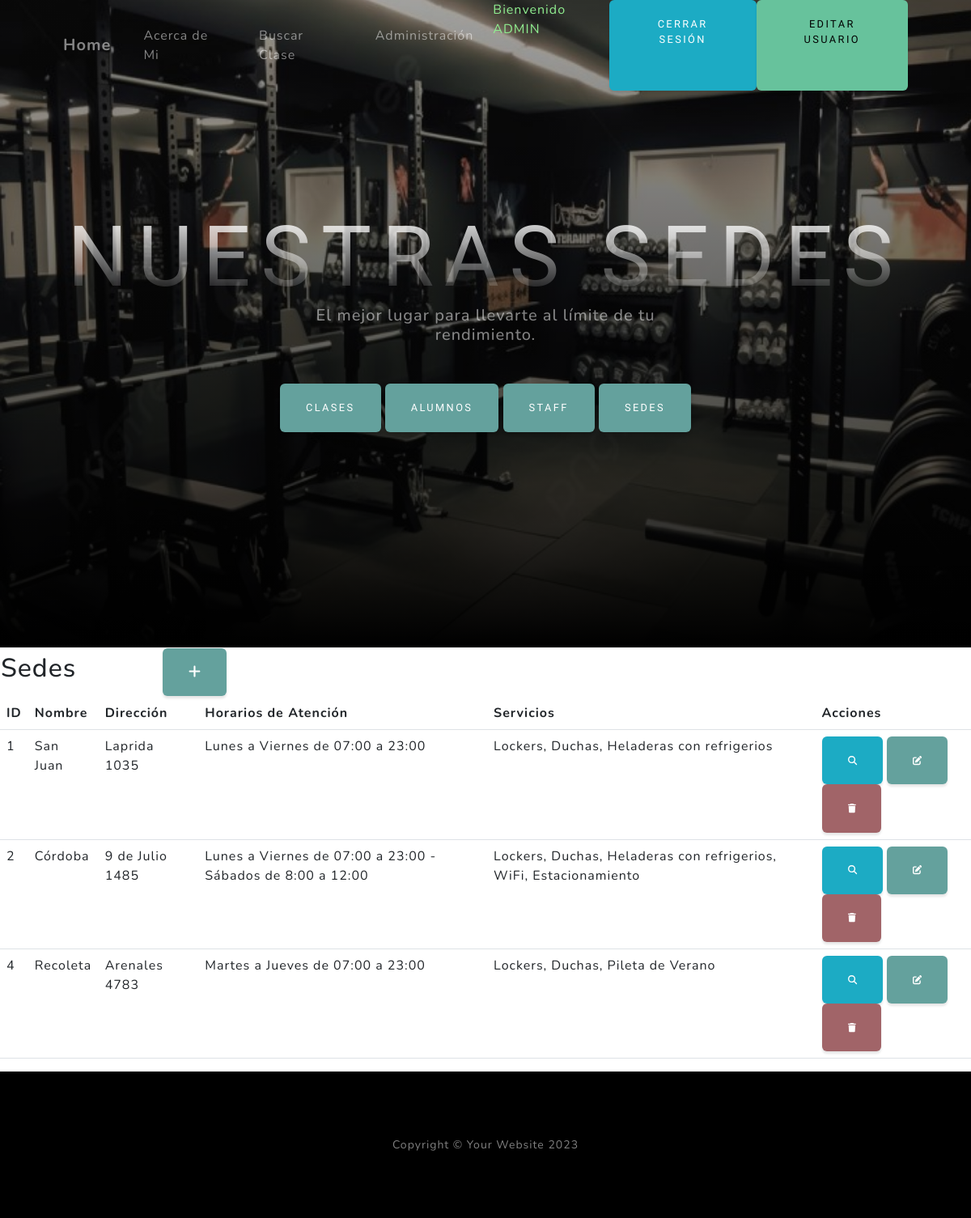
/appDiego/sedes/ (signed in), run on the app's committed database.
### appDiego/models.py (models this page shows, shortened)
class Sede(models.Model):
    nombre = models.CharField(max_length=100)
    direccion = models.CharField(max_length=200)
    horarios_de_atencion = models.CharField(max_length=200)
    servicios = models.CharField(max_length=100)

### appDiego/views.py (the view)
# urls.py: path('sedes/', SedeList.as_view(), name= "sedes"),
class SedeList(LoginRequiredMixin,ListView):
    model = Sede

### appDiego/templates/appDiego/sede_list.html (shortened to what this page needs)
{% extends 'appDiego/base.html' %}
{% load static %}
{%block frase%}
El mejor lugar para llevarte al límite de tu rendimiento.
{%endblock frase%}
{%block header%}
    Nuestras Sedes
{%endblock header%}
{% block primario %}
<table>
    <tr>
        <td width="200"><h2>Sedes</h2></td>
        <td>
            <a
            href="{% url 'create_sede' %}"
            class="btn btn-primary"
            style="--bs-btn-padding-y: .25rem; --bs-btn-padding-x: .5rem; --bs-btn-font-size: .75rem;"
            ><i class="fa fa-plus fa-lg" title="New Record"></i>
            </a>
        </td>
    </tr>
</table>
<table class="table">
    <thead>
        <tr>
            <th>ID</th>
            <th>Nombre</th>
            <th>Dirección</th>
            <th>Horarios de Atención</th>
            <th>Servicios</th>
            <th>Acciones</th>
        </tr>
    </thead>
    <tbody>
    {% for sede in sede_list %}
    <tr>
        <td>{{sede.id}}</td>
        <td>{{sede.nombre}}</td>
        <td>{{sede.direccion}}</td>
        <td>{{sede.horarios_de_atencion}}</td>
        <td>{{sede.servicios}}</td>
        <td>
            <a
            href="{% url 'detail_sede' sede.id %}"
            class="btn btn-info"
            style="--bs-btn-padding-y: .25rem; --bs-btn-padding-x: .5rem; --bs-btn-font-size: .75rem;"
            ><i class="fa fa-search fa-sm" title="View Record"></i>
            </a>
            <a
            href="{% url 'update_sede' sede.id %}"
            class="btn btn-primary"
            style="--bs-btn-padding-y: .25rem; --bs-btn-padding-x: .5rem; --bs-btn-font-size: .75rem;"
            ><i class="fa fa-edit fa-sm" title="Edit Record"></i>
            </a>
            <a
            href="{% url 'delete_sede' sede.id %}"
            class="btn btn-danger"
            style="--bs-btn-padding-y: .25rem; --bs-btn-padding-x: .5rem; --bs-btn-font-size: .75rem;"
            ><i class="fa fa-trash fa-sm" title="Delete Record"></i>
            </a>
        </td>
    </tr>
    {%endfor%}
    </tbody>
</table>
{% endblock primario %}

### appDiego/templates/appDiego/base.html (shortened to what this page needs)
<!DOCTYPE html>
<html lang="en">
    <head>
        {% load static %}
        <link rel="stylesheet" href="https://cdnjs.cloudflare.com/ajax/libs/font-awesome/5.15.3/css/all.min.css">
        <link href="{% static 'appDiego/css/styles.css' %}" rel="stylesheet" />
    </head>
    <body id="page-top">
        <nav class="navbar navbar-expand-lg navbar-light fixed-top" id="mainNav">
            <div class="container px-4 px-lg-5">
                <a class="navbar-brand" href="{% url 'inicio' %}">Home</a>
                <div class="collapse navbar-collapse" id="navbarResponsive">
                    <ul class="navbar-nav ms-auto">
                    {% if user.is_authenticated %}
                        <li class="nav-item"><a class="nav-link" href="{% url 'sobre_mi' %}">Acerca de Mi</a></li>
                        <li class="nav-item"><a class="nav-link" href="{% url 'buscar_clase' %}">Buscar Clase</a></li>
                        <li class="nav-item"><a class="nav-link" href="{% url 'admin:index' %}">Administración</a></li>
                        <p style="color: lightgreen">Bienvenido {{user.username|upper}}</p>
                        <a class="btn btn-info" href="{% url 'logout' %}">Cerrar Sesión</a>
                        <a class="btn btn-success" href="{% url 'editar_usuario' %}">Editar Usuario</a>
                    {% else %}
                        <li class="nav-item"><a class="nav-link" href="{% url 'admin:index' %}">Administración</a></li>
                        <a class="btn btn-info" href="{% url 'login' %}">Iniciar Sesión</a>
                        <a class="btn btn-danger" href="{% url 'register' %}">Registrarse</a>
                    {% endif %}
                    </ul>
                </div>
            </div>
        </nav>
        <header class="masthead">
            <div class="container px-4 px-lg-5 d-flex h-100 align-items-center justify-content-center">
                <div class="d-flex justify-content-center">
                    <div class="text-center">
                        <h1 class="mx-auto my-0 text-uppercase">
                            {%block header%}{%endblock header%}
                        </h1>
                        <h2 class="text-white-50 mx-auto mt-2 mb-5">
                            {%block frase%}{%endblock frase%}
                        {% if user.is_authenticated %}
                        </h2>
                        <a class="btn btn-primary" href="{% url 'clases' %}">Clases</a>
                        <a class="btn btn-primary" href="{% url 'alumnos' %}">Alumnos</a>
                        <a class="btn btn-primary" href="{% url 'profesores' %}">Staff</a>
                        <a class="btn btn-primary" href="{% url 'sedes' %}">Sedes</a>
                        {% endif %}
                    </div>
                </div>
            </div>
        </header>
        {%block primario%}
        {%endblock primario%}
        <footer class="footer bg-black small text-center text-white-50"><div class="container px-4 px-lg-5">Copyright &copy; Your Website 2023</div></footer>
    </body>
</html>

### data on the page
Sede: id "1", nombre "San Juan", direccion "Laprida 1035", horarios_de_atencion "Lunes a Viernes de 07:00 a 23:00", servicios "Lockers, Duchas, Heladeras con refrigerios"
Sede: id "2", nombre "Córdoba", direccion "9 de Julio 1485", horarios_de_atencion "Lunes a Viernes de 07:00 a 23:00 - Sábados de 8:00 a 12:00", servicios "Lockers, Duchas, Heladeras con refrigerios, WiFi, Estacionamiento"
Sede: id "4", nombre "Recoleta", direccion "Arenales 4783", horarios_de_atencion "Martes a Jueves de 07:00 a 23:00", servicios "Lockers, Duchas, Pileta de Verano"

### other printed values
{{ user.username|upper }} "ADMIN"
